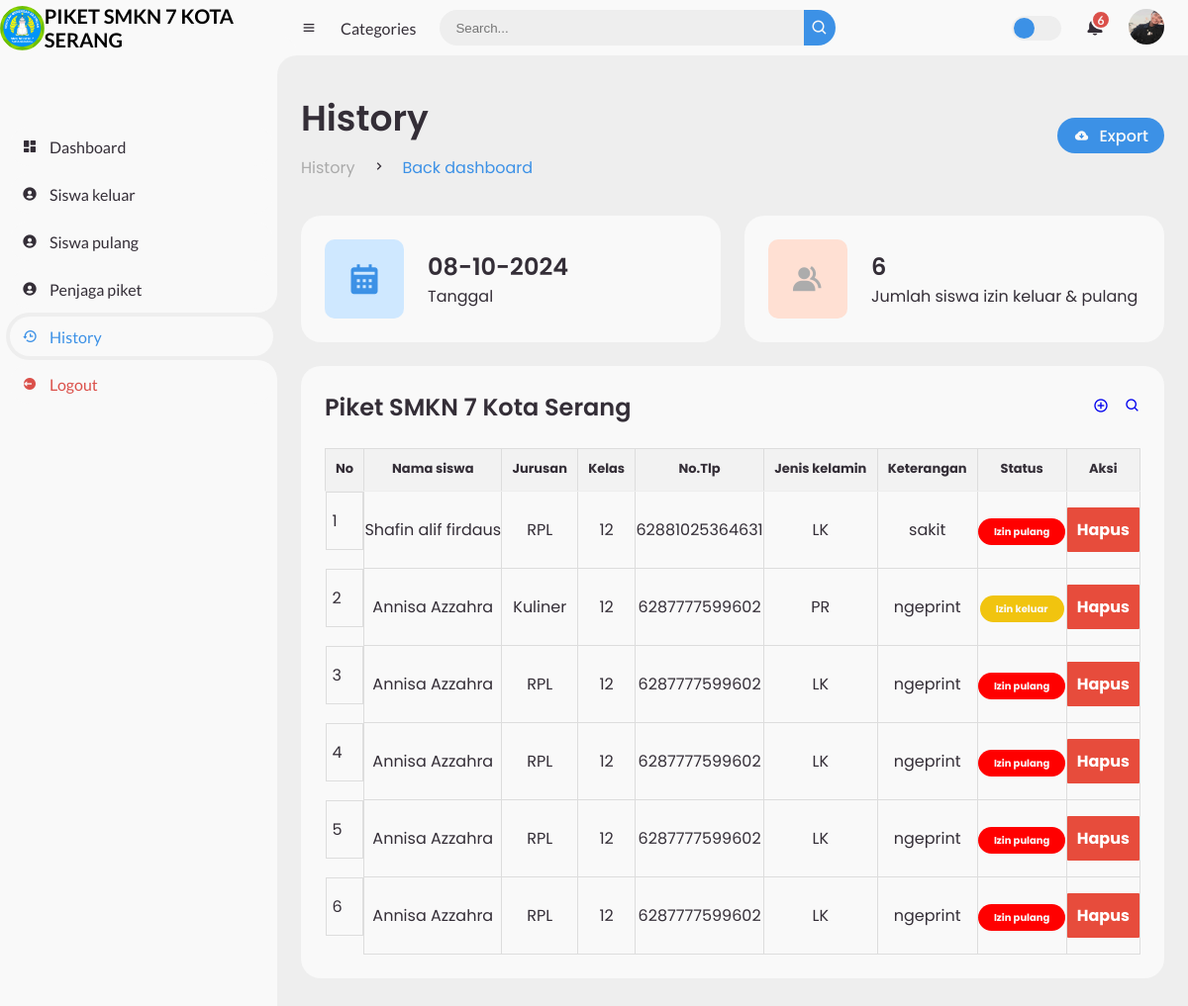
The app's page /history.php (signed in) with its own data.
### tables this page shows
CREATE TABLE `user` (
  `id` int(11) NOT NULL,
  `email` varchar(100) NOT NULL,
  `username` varchar(50) NOT NULL,
  `password` varchar(255) NOT NULL,
  `foto` blob NOT NULL
);

CREATE TABLE `history` (
  `id` int(11) NOT NULL,
  `nama_siswa` varchar(100) DEFAULT NULL,
  `jurusan` varchar(100) DEFAULT NULL,
  `kelas` varchar(10) DEFAULT NULL,
  `tanggal_izin` datetime DEFAULT NULL,
  `waktu_kembali` varchar(50) NOT NULL,
  `alasan` varchar(50) NOT NULL,
  `status` varchar(20) DEFAULT NULL,
  `jk` varchar(50) NOT NULL,
  `tlp` varchar(50) NOT NULL,
  `namaguru` varchar(50) NOT NULL,
  `jabatan` varchar(50) NOT NULL
);

### history.php (the view, shortened to what this page needs)
<?php
include 'koneksi.php';
$historyData = mysqli_query($conn, "SELECT * FROM history");
$count3  = mysqli_num_rows($historyData);
$user_id = $_SESSION['user_id'];
$userData = mysqli_query($conn, "SELECT foto FROM user WHERE id = '$user_id'");
$user = mysqli_fetch_assoc($userData);
$fotoProfil = $user['foto'];
?>
<!DOCTYPE html>
<html lang="id">
<head>
    <link href='https://unpkg.com/boxicons@2.0.9/css/boxicons.min.css' rel='stylesheet'>
    <link rel="stylesheet" href="style/style.css">
</head>
<body>
    <section id="sidebar">
        <a href="#" class="brand">
            <img src="img/smk.png" alt="SMK Logo">
            <marquee behavior="scroll" direction="right">PIKET SMKN 7 KOTA SERANG</marquee>
        </a>
        <ul class="side-menu top">
            <li class="<?= ($_SERVER['SCRIPT_NAME'] == '/dash.php') ? 'active' : ''; ?>">
                <a href="dash.php">
                    <i class='bx bxs-dashboard'></i>
                    <span class="text">Dashboard</span>
                </a>
            </li>
            <li class="<?= ($_SERVER['SCRIPT_NAME'] == '/siswakeluar.php') ? 'active' : ''; ?>">
                <a href="siswakeluar.php">
                    <i class='bx bxs-user-circle'></i>
                    <span class="text">Siswa keluar</span>
                </a>
            </li>
            <li class="<?= ($_SERVER['SCRIPT_NAME'] == '/siswapulang.php') ? 'active' : ''; ?>">
                <a href="siswapulang.php">
                    <i class='bx bxs-user-circle'></i>
                    <span class="text">Siswa pulang</span>
                </a>
            </li>
            <li class="<?= ($_SERVER['SCRIPT_NAME'] == '/penjaga.php') ? 'active' : ''; ?>">
                <a href="penjaga.php">
                    <i class='bx bxs-user-circle'></i>
                    <span class="text">Penjaga piket</span>
                </a>
            </li>
            <li class="<?= ($_SERVER['SCRIPT_NAME'] == '/history.php') ? 'active' : ''; ?>">
                <a href="history.php">
                    <i class='bx bx-history'></i>
                    <span class="text">History</span>
                </a>
            </li>
            <li>
                <a href="index.php" class="logout">
                    <i class='bx bxs-log-out-circle'></i>
                    <span class="text">Logout</span>
                </a>
            </li>
        </ul>
    </section>
    <section id="content">
        <nav>
            <i class='bx bx-menu'></i>
            <a href="#" class="nav-link">Categories</a>
            <form action="#">
                <div class="form-input">
                    <input type="search" id="searchInput" placeholder="Search...">
                    <button type="submit" class="search-btn"><i class='bx bx-search'></i></button>
                </div>
            </form>
            <label for="switch-mode" class="switch-mode"></label>
            <a href="notifikasi.php" class="notification">
                <span class="num"><?= $count3; ?></span>
            </a>
            <a href="#" class="profile">
                <img src="uploads/<?php echo $fotoProfil; ?>" alt="Foto Profil" />
            </a>
        </nav>
        <main>
            <div class="head-title">
                <div class="left">
                    <h1>History</h1>
                    <ul class="breadcrumb">
                        <li>
                            <a href="history.php">History</a>
                        </li>
                        <li><i class='bx bx-chevron-right'></i></li>
                        <li>
                            <a class="active" href="dash.php">Back dashboard</a>
                        </li>
                    </ul>
                </div>
                <a href="export/exporthistory.php" class="btn-download">
                    <i class='bx bxs-cloud-download'></i>
                    <span class="text">Export</span>
                </a>
            </div>
            <ul class="box-info3">
                <li>
                    <i class='bx bxs-calendar'></i>
                    <span class="text">
                        <h3><?php echo date('d-m-Y'); ?></h3>
                        <p>Tanggal</p>
                    </span>
                </li>
                <li>
                    <i class='bx bxs-group'></i>
                    <span class="text">
                        <h3><?= $count3; ?></h3>
                        <p>Jumlah siswa izin keluar & pulang</p>
                    </span>
                </li>
            </ul>
            <div class="table-data">
                <div class="order">
                    <div class="head">
                        <h3>Piket SMKN 7 Kota Serang</h3>
                        <a href="pilihan.php"><i class='bx bx-plus-circle'></i></a>
                        <a href="#searchInput"><i class='bx bx-search'></i></a>
                    </div>
                    <table>
                        <thead>
                            <tr>
                                <th>No</th>
                                <th>Nama siswa</th>
                                <th>Jurusan</th>
                                <th>Kelas</th>
                                <th>No.Tlp</th>
                                <th>Jenis kelamin</th>
                                <th>Keterangan</th>
                                <th>Status</th>
                                <th>Aksi</th>
                            </tr>
                        </thead>
                        <tbody id="tableBody">
                            <?php $i = 1; ?>
                            <?php while ($row = mysqli_fetch_assoc($historyData)) : ?>
                            <tr>
                                <td><?= $i++; ?></td>
                                <td>
                                    <p><?php echo $row['nama_siswa']; ?></p>
                                </td>
                                <td><?php echo $row['jurusan']; ?></td>
                                <td><?php echo $row['kelas']; ?></td>
                                <td><?php echo $row['tlp']; ?></td>
                                <td><?php echo $row['jk']; ?></td>
                                <td><?php echo $row['alasan']; ?></td>
                                <td>
                                    <?php
                                        $statusClass = '';
                                        if (strtolower($row['status']) === 'sudah kembali') {
                                            $statusClass = 'status kembali';
                                        } else if (strtolower($row['status']) === 'izin keluar') {
                                            $statusClass = 'status izin';
                                        } else if (strtolower($row['status']) === 'izin pulang') {
                                            $statusClass = 'status pulang';
                                        }
                                    ?>
                                    <span class="<?= $statusClass; ?>">
                                        <?= ($row['status']); ?>
                                    </span>
                                </td>
                                <td>
                                    <a href="hapushistory.php?id=<?= $row['id']; ?>" class="btn-hapus" onclick="return confirm('Apakah Anda yakin ingin menghapus?')">Hapus</a>
                                </td>
                            </tr>
                            <?php endwhile; ?>
                        </tbody>
                    </table>
                </div>
            </div>
        </main>
    </section>
</body>
</html>

### history.php (style rules this page uses)
table { width: 100%; border-collapse: collapse; overflow-x: auto; }
th, td { border: 1px solid #ddd; padding: 10px; text-align: center; }
th { background-color: #f2f2f2; font-weight: bold; }
tr:nth-child(even) { background-color: #f9f9f9; }
.status { padding: 5px 10px; border-radius: 5px; color: white; }
.status.izin { background-color: #f1c40f; }
.status.pulang { background-color: red; }
.izin { background-color: #e74c3c; color: white; }
@media screen and (min-width: 1025px) { th, td { font-size: 1em; } }

### records on screen
user: foto (picture)
history: nama_siswa "Shafin alif firdaus", jurusan "RPL", kelas "12", tlp "62881025364631", jk "LK", alasan "sakit", status "Izin pulang"
history: nama_siswa "Annisa Azzahra", jurusan "Kuliner", kelas "12", tlp "6287777599602", jk "PR", alasan "ngeprint", status "Izin keluar"
history: nama_siswa "Annisa Azzahra", jurusan "RPL", kelas "12", tlp "6287777599602", jk "LK", alasan "ngeprint", status "Izin pulang"
history: nama_siswa "Annisa Azzahra", jurusan "RPL", kelas "12", tlp "6287777599602", jk "LK", alasan "ngeprint", status "Izin pulang"
history: nama_siswa "Annisa Azzahra", jurusan "RPL", kelas "12", tlp "6287777599602", jk "LK", alasan "ngeprint", status "Izin pulang"
history: nama_siswa "Annisa Azzahra", jurusan "RPL", kelas "12", tlp "6287777599602", jk "LK", alasan "ngeprint", status "Izin pulang"

### other values on screen
$count3 "6"
